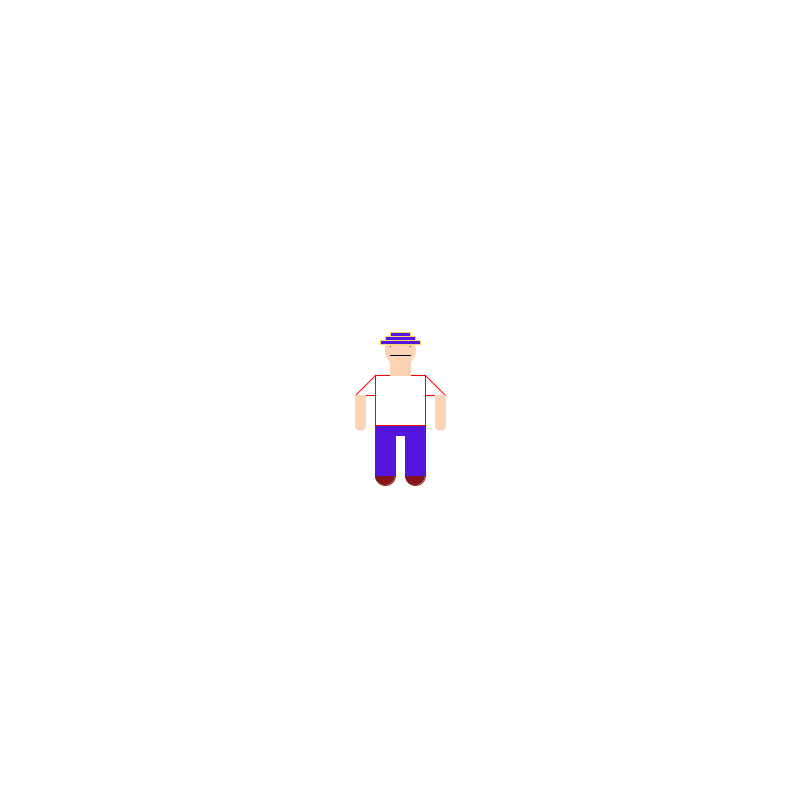
Frame 1 (no input)
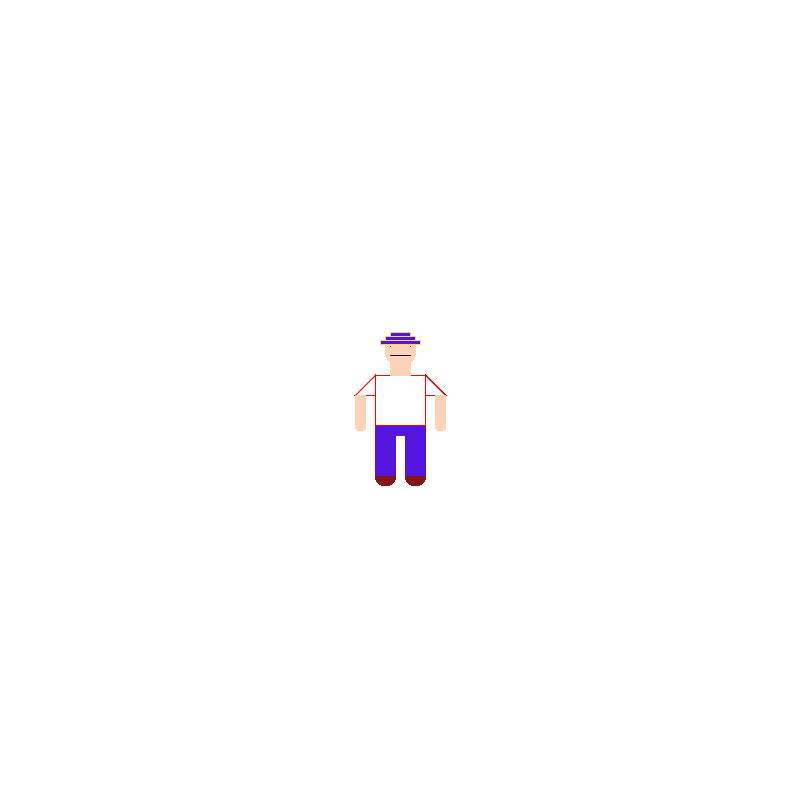
Frame 60 (the mouse pressed at the canvas centre just before this capture)
Frame 120 (the mouse held since frame 60 and released just before this capture): identical to frame 60, image omitted

The Processing sketch that drew these frames (run headless with seeded random() and noise(); from frame 60 on, the mouse is pressed at the canvas centre):

// Processing sketch: my_stick_man
// ── my_stick_man.pde
void setup() {
size(800, 800);
background(255);

}

void draw() {
  // feet
  stroke(133, 21, 24);
  fill(133, 21, 24);
  ellipse(385, 475, 20, 20); // left foot (center X, center Y, width, height)
  ellipse(415, 475, 20, 20); // right foot (center X, center Y, width, height)
  // trousers
  stroke(84, 21, 222);
  fill(84, 21, 222);
  rect(375, 425, 50, 10); // pacco (starting X, starting Y, width, height)
  rect(375, 435, 20, 40); // left leg (starting X, starting Y, width, height)
  rect(405, 435, 20, 40); // right leg (starting X, starting Y, width, height)
  // t shirt
  stroke(255, 0, 0);
  fill(255);
  rect(375, 375, 50, 50); // t shirt (starting X, starting Y, width, height)
  triangle(355, 395, 375, 395, 375, 375); // left sleeve (1st angle X, 1st angle Y, 2nd angle X, 2nd angle Y, 3rd angle X, 3rd angle Y)
  triangle(425, 375, 425, 395, 445, 395); // right sleeve (1st angle X, 1st angle Y, 2nd angle X, 2nd angle Y, 3rd angle X, 3rd angle Y)
  // arms
  stroke(252, 211, 181);
  fill(252, 211, 181);
  rect(355, 395, 10, 30); // left arm (starting X, starting Y, width, height)
  rect(435, 395, 10, 30); // right arm (starting X, starting Y, width, height)
  ellipse(360, 425, 10, 10); // left hand (center X, center Y, width, height)
  ellipse(440, 425, 10, 10); // left hand (center X, center Y, width, height)
  // face
  stroke(252, 211, 181);
  fill(252, 211, 181);
  rect(390, 355, 20, 20); // neck (starting X, starting Y, width, height)
  ellipse(400, 350, 30, 30); // face (center X, center Y, width, height)
  stroke(0);
  fill(255);
  point(390, 346);    // left eye
  point(410, 346);    // right eye
  line(390, 355, 410, 355);  // mouth (starting X, starting Y, ending X, ending Y)
  // cap
  stroke(252, 211, 102);
  fill(84, 21, 222);
  rect(380, 340, 40, 4); // cap down (starting X, starting Y, width, height)
  rect(385, 336, 30, 4); // cap middle (starting X, starting Y, width, height)
  rect(390, 332, 20, 4); // cap middle (starting X, starting Y, width, height)

}
